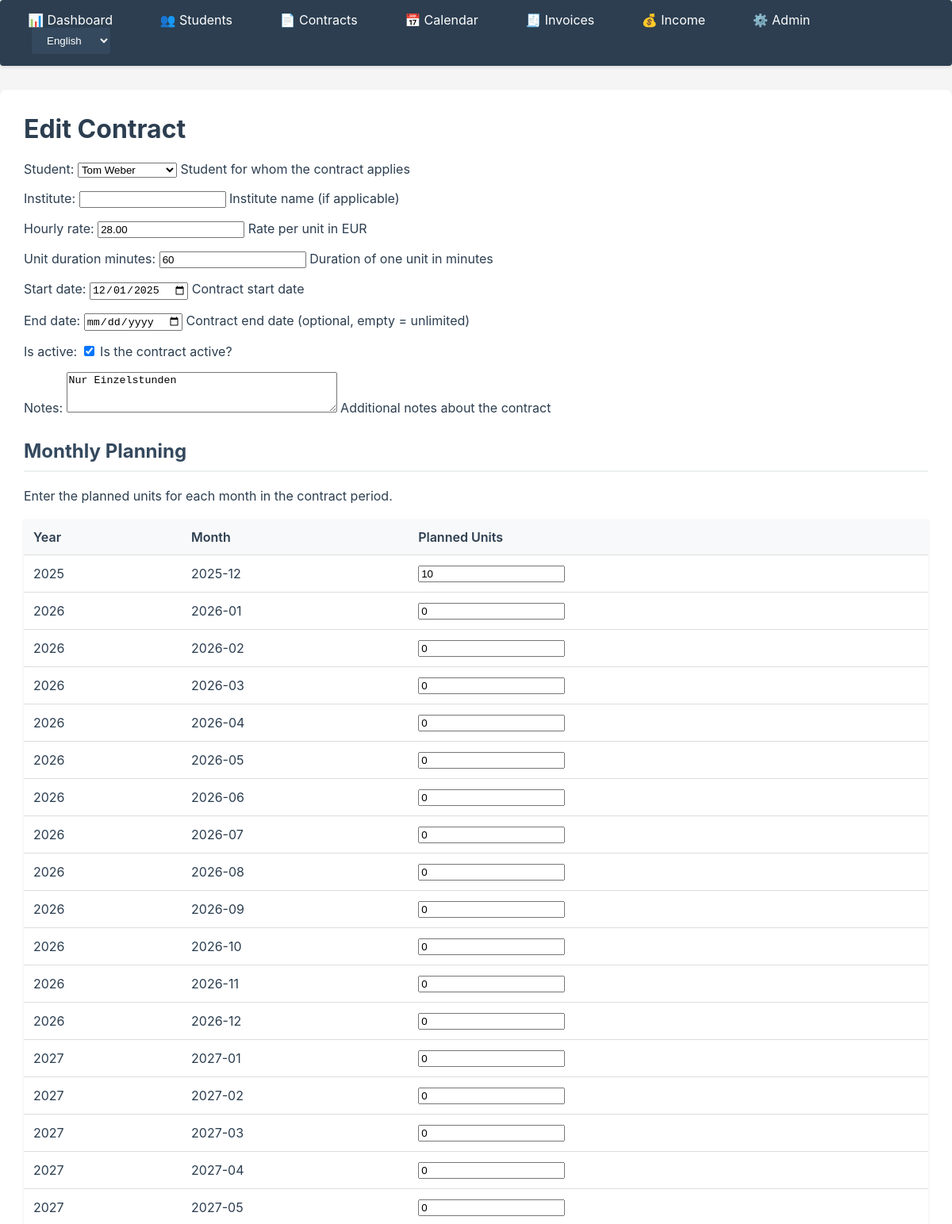
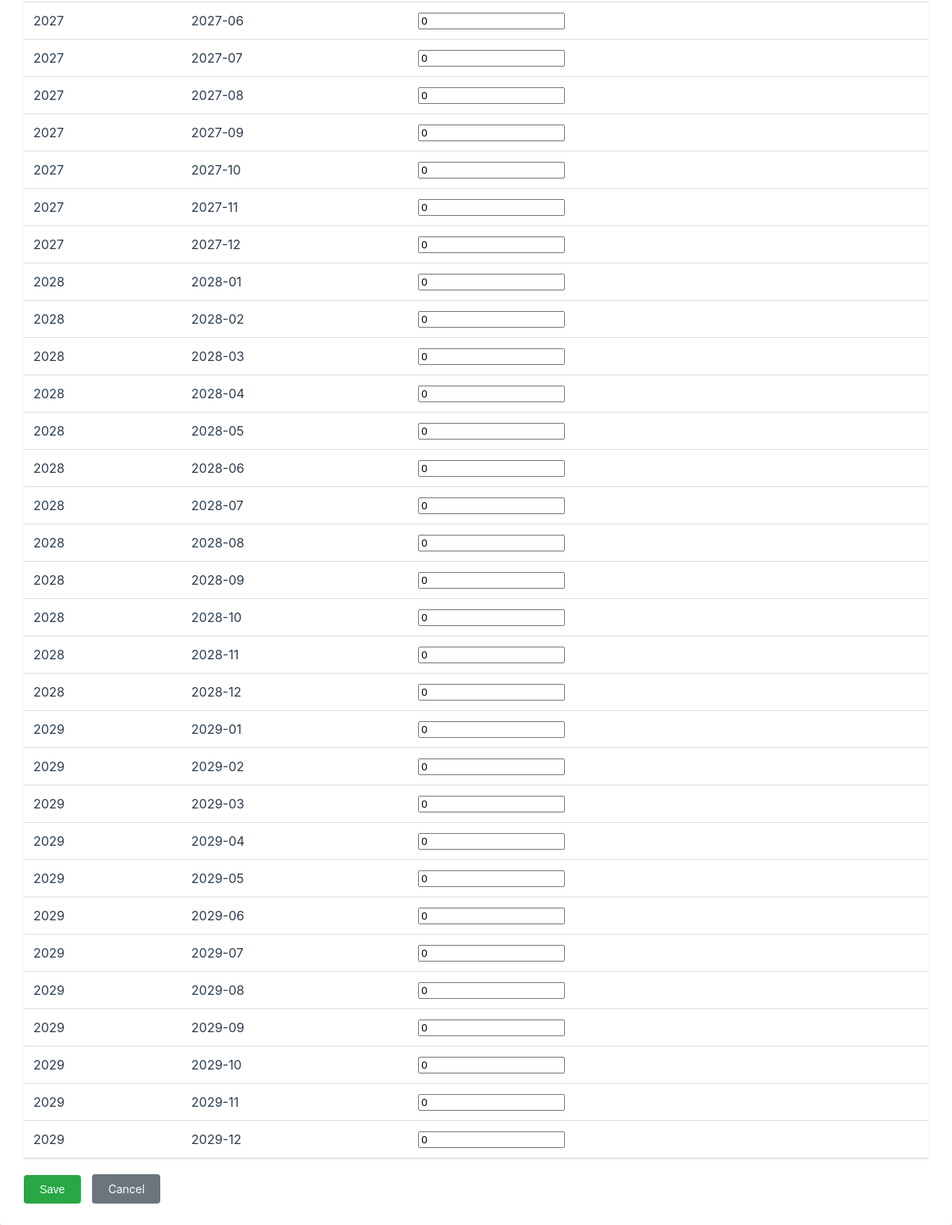
Screenshot of /contracts/14/update/ with the database file from the repository (2 pictures, top to bottom).
### apps/contracts/models.py (models this page shows, shortened)
class Contract(models.Model):
    student = models.ForeignKey(
        Student,
        on_delete=models.CASCADE,
        related_name='contracts',
        help_text=_("Student for whom the contract applies")
    )
    institute = models.CharField(
        max_length=200,
        blank=True,
        null=True,
        help_text=_("Institute name (if applicable)")
    )
    hourly_rate = models.DecimalField(
        max_digits=10,
        decimal_places=2,
        validators=[MinValueValidator(Decimal('0.01'))],
        help_text=_("Rate per unit in EUR")
    )
    unit_duration_minutes = models.PositiveIntegerField(
        default=60,
        help_text=_("Duration of one unit in minutes")
    )
    start_date = models.DateField(help_text=_("Contract start date"))
    end_date = models.DateField(
        null=True,
        blank=True,
        help_text=_("Contract end date (optional, empty = unlimited)")
    )
    is_active = models.BooleanField(
        default=True,
        help_text=_("Is the contract active?")
    )
    notes = models.TextField(
        blank=True,
        null=True,
        help_text=_("Additional notes about the contract")
    )
    created_at = models.DateTimeField(auto_now_add=True)
    updated_at = models.DateTimeField(auto_now=True)
    class Meta:
        ordering = ['-start_date', 'student']
        verbose_name = _('Contract')
        verbose_name_plural = _('Contracts')

### apps/contracts/views.py (the view, shortened to what this page needs)
# urls.py: path('<int:pk>/update/', views.ContractUpdateView.as_view(), name='update'),
class ContractUpdateView(UpdateView):
    model = Contract
    form_class = ContractForm
    template_name = 'contracts/contract_form.html'
    success_url = reverse_lazy('contracts:list')
    def get_context_data(self, **kwargs):
        context = super().get_context_data(**kwargs)
        if self.request.POST:
            context['formset'] = ContractMonthlyPlanFormSet(
                self.request.POST,
                instance=self.object
            )
        else:
            if self.object.start_date:
                generate_monthly_plans_for_contract(self.object)
                valid_months = set(iter_contract_months(self.object.start_date, self.object.end_date))
                plans_to_delete = ContractMonthlyPlan.objects.filter(
                    contract=self.object
                ).exclude(
                    year__in=[year for year, _ in valid_months]
                )
                for plan in ContractMonthlyPlan.objects.filter(contract=self.object):
                    if (plan.year, plan.month) not in valid_months:
                        plan.delete()
            context['formset'] = ContractMonthlyPlanFormSet(instance=self.object)
        return context

### apps/contracts/forms.py
class ContractForm(forms.ModelForm):
    class Meta:
        model = Contract
        fields = [
            'student', 'institute', 'hourly_rate', 'unit_duration_minutes',
            'start_date', 'end_date', 'is_active', 'notes'
        ]
        widgets = {
            'student': forms.Select(attrs={'class': 'form-control'}),
            'institute': forms.TextInput(attrs={'class': 'form-control'}),
            'hourly_rate': forms.NumberInput(attrs={'class': 'form-control', 'step': '0.01'}),
            'unit_duration_minutes': forms.NumberInput(attrs={'class': 'form-control'}),
            'start_date': forms.DateInput(attrs={'class': 'form-control', 'type': 'date'}),
            'end_date': forms.DateInput(attrs={'class': 'form-control', 'type': 'date'}),
            'is_active': forms.CheckboxInput(attrs={'class': 'form-check-input'}),
            'notes': forms.Textarea(attrs={'class': 'form-control', 'rows': 3}),
        }

### apps/contracts/formsets.py (called while the page is built)
def iter_contract_months(start_date: date, end_date: date = None) -> list:
    if not start_date:
        return []
    if end_date is None:
        end_year = start_date.year + 4  # 5 Jahre = Jahr 0-4
        end_month = 12
        end_date = date(end_year, end_month, 31)
    months = []
    current_year = start_date.year
    current_month = start_date.month
    end_year = end_date.year
    end_month = end_date.month
    while (current_year, current_month) <= (end_year, end_month):
        months.append((current_year, current_month))
        current_month += 1
        if current_month > 12:
            current_month = 1
            current_year += 1
    return months

def generate_monthly_plans_for_contract(contract: Contract) -> list:
    if not contract.start_date:
        return []
    plans = []
    months = iter_contract_months(contract.start_date, contract.end_date)
    for year, month in months:
        plan, created = ContractMonthlyPlan.objects.get_or_create(
            contract=contract,
            year=year,
            month=month,
            defaults={'planned_units': 0}
        )
        plans.append(plan)
    return plans

### apps/students/models.py (called while the page is built)
    def __str__(self):
        return f"{self.first_name} {self.last_name}"

### apps/contracts/templates/contracts/contract_form.html (shortened to what this page needs)
{% extends 'core/base.html' %}
{% load i18n %}
{% block content %}
<h1>{% if object %}{% trans "Edit Contract" %}{% else %}{% trans "New Contract" %}{% endif %}</h1>
<form method="post">
    {{ form.as_p }}
    {% if formset %}
    <h2>{% trans "Monthly Planning" %}</h2>
    <p>{% trans "Enter the planned units for each month in the contract period." %}</p>
    <table>
        <thead>
            <tr>
                <th>{% trans "Year" %}</th>
                <th>{% trans "Month" %}</th>
                <th>{% trans "Planned Units" %}</th>
            </tr>
        </thead>
        <tbody>
            {% for form in formset %}
            <tr>
                <td>{{ form.year.value }}</td>
                <td>{{ form.year.value }}-{{ form.month.value|stringformat:"02d" }}</td>
                <td>
                    {{ form.planned_units }}
                </td>
            </tr>
            {% endfor %}
        </tbody>
    </table>
    {% endif %}
    <div class="btn-group">
        <button type="submit" class="btn btn-success">{% trans "Save" %}</button>
        <a href="{% url 'contracts:list' %}" class="btn btn-secondary">{% trans "Cancel" %}</a>
    </div>
</form>
{% endblock %}

### apps/core/templates/core/base.html (style rules this page uses)
body { font-family: -apple-system, BlinkMacSystemFont, 'Segoe UI', Arial, sans-serif; margin: 0; padding: 0; background: #f5f5f5; color: #2c3e50; }
table { width: 100%; border-collapse: collapse; margin-top: 20px; box-shadow: 0 1px 3px rgba(0,0,0,0.1); }
th, td { padding: 12px; text-align: left; border-bottom: 1px solid #ddd; color: #2c3e50; }
th { background: #f8f9fa; font-weight: 600; color: #2c3e50; }
.btn { display: inline-block; padding: 10px 20px; background: #007bff; color: white; text-decoration: none; border-radius: 4px; border: none; cursor: pointer; font-size: 14px; transition: background 0.2s; }
.btn-secondary { background: #6c757d; color: white; }
.btn-success { background: #28a745; color: white; }
.btn-group { margin-top: 20px; }
.btn-group .btn { margin-right: 10px; }
h1 { color: #2c3e50; margin-top: 0; }
h2 { color: #34495e; margin-top: 30px; border-bottom: 2px solid #ecf0f1; padding-bottom: 10px; }
p { color: #2c3e50; }
a { color: #007bff; }

### rows the page displays
Contract: student "Tom Weber", hourly_rate "28.00", unit_duration_minutes "60", start_date "12/01/2025", is_active "☑", notes "Nur Einzelstunden"

### other values shown
form field language "English"
